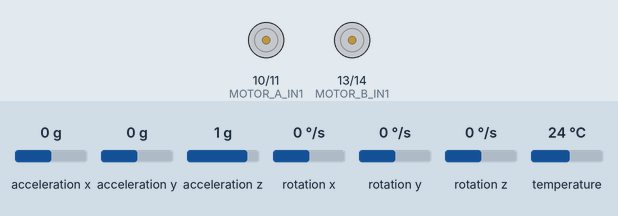
This program was run on a simulated ESP32. On the bench: motor-driver pin pairs drawn as motors (green arrow = first pin HIGH = forward, orange = second pin HIGH = backward, longer = more drive, scaled by the enable pin). The test bench sets the inputs (shaded band); at power-on: rotation y 0 °/s, acceleration x 0 g, acceleration z 1 g, acceleration y 0 g, rotation x 0 °/s, rotation z 0 °/s, temperature 24 °C. What the program prints to the serial monitor is not drawn.

Above: at 8.6 s.
8.7 s: rotation y set to -192 °/s
11.7 s: rotation y set to -100 °/s
13.4 s: acceleration x set to -1.4 g
At 14.6 s:
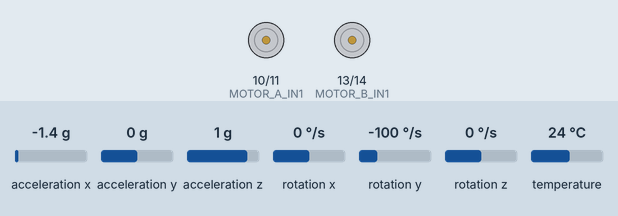
14.9 s: acceleration x set to 0 g
At 16.6 s:
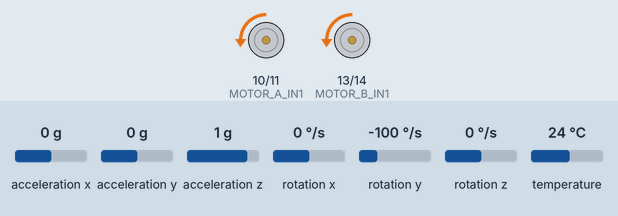
17.9 s: acceleration x set to -0.8 g
At 17.98 s:
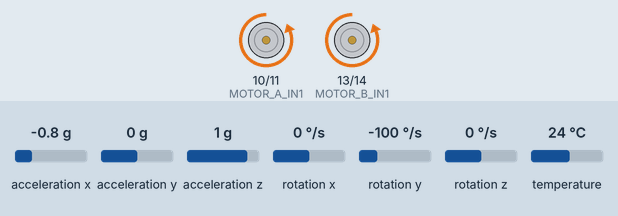
19.5 s: acceleration z set to 1.2 g
21.2 s: acceleration z set to 1.5 g
At 22.2 s:
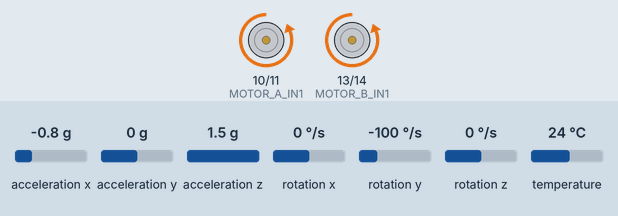
Timing chart, 0 to 23.8 s (numbered marks = the images above; inputs shaded):
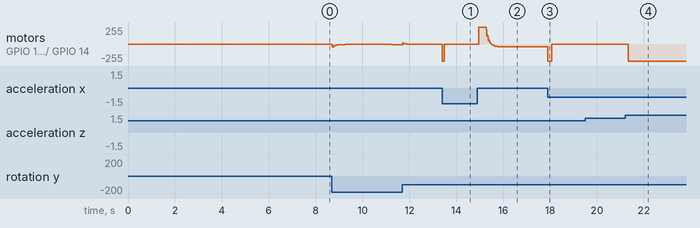

Measured:
- after the input at 13.4 s, motor on GPIO 10 (MOTOR_A_IN1) / GPIO 11 (MOTOR_A_IN2), motor on GPIO 13 (MOTOR_B_IN1) / GPIO 14 (MOTOR_B_IN2): backward 4/255 → backward 255/255 at once, → stopped 0.08 s later
- after the input at 17.9 s, motor on GPIO 10 (MOTOR_A_IN1) / GPIO 11 (MOTOR_A_IN2), motor on GPIO 13 (MOTOR_B_IN1) / GPIO 14 (MOTOR_B_IN2): backward 41/255 → backward 255/255 at once, → stopped 0.16 s later
- after the input at 19.5 s, every drawn part: stays the same
- after the input at 21.2 s, motor on GPIO 10 (MOTOR_A_IN1) / GPIO 11 (MOTOR_A_IN2), motor on GPIO 13 (MOTOR_B_IN1) / GPIO 14 (MOTOR_B_IN2): stopped → backward 255/255 after 0.14 s

The program:

main.cpp
```cpp
#include <Arduino.h>
#include <Wire.h>
#include <Adafruit_MPU6050.h>
#include <Adafruit_Sensor.h>
#include <PID_v1.h>

//================================================================
// 1. DEFINIÇÃO DE PINOS (Hardware)
//================================================================

// --- Pinos do Sensor IMU (MPU6050) ---
// **ALTERADO:** Pinos I2C padrão da ESP32 DevKit clássica
#define I2C_SDA_PIN 21
#define I2C_SCL_PIN 22

// --- Pinos da Ponte H (Ex: L298N ou TB6612FNG) ---
// Motores N20 750RPM
// Estes pinos (10-15) geralmente são seguros na DevKit.
// Cuidado: O GPIO 12 é um pino de boot. Geralmente funciona
// como saída PWM após o boot, mas se tiver problemas, troque-o.

// Motor A (Direito)
#define MOTOR_A_IN1 10 // Pino IN1 da Ponte H
#define MOTOR_A_IN2 11 // Pino IN2 da Ponte H
#define MOTOR_A_PWM 12 // Pino ENA (PWM para velocidade) da Ponte H

// Motor B (Esquerdo)
#define MOTOR_B_IN1 13 // Pino IN3 da Ponte H
#define MOTOR_B_IN2 14 // Pino IN4 da Ponte H
#define MOTOR_B_PWM 15 // Pino ENB (PWM para velocidade) da Ponte H

// Configurações do PWM (ESP32 usa LEDC)
#define PWM_FREQUENCY 5000 // Frequência em Hz
#define PWM_RESOLUTION 8   // Resolução de 8 bits (0-255)
#define MOTOR_A_PWM_CHANNEL 0 // Canal LEDC 0
#define MOTOR_B_PWM_CHANNEL 1 // Canal LEDC 1

//================================================================
// 2. VARIÁVEIS GLOBAIS
//================================================================

// --- Sensor IMU ---
Adafruit_MPU6050 mpu;
sensors_event_t a, g, temp;
float angle_pitch = 0.0;
float gyro_pitch_rate_offset = 0.0; // Offset do giroscópio

// --- Filtro Complementar ---
float angle_accel = 0.0;
unsigned long last_filter_time = 0;

// --- Controlador PID ---
// **AVISO: Estes valores (Kp, Ki, Kd) SÃO EXEMPLOS!**
// **Você DEVE sintonizar (fazer o "tuning") deles para o seu robô!**
double Kp = 20.0;  // Proporcional
double Ki = 0.5;   // Integral
double Kd = 15.0;  // Derivativo

double pid_setpoint = 0.0; // Setpoint (ponto de equilíbrio), 0 graus.
double pid_input = 0.0;    // Entrada (ângulo atual do robô)
double pid_output = 0.0;   // Saída (esforço de controle para os motores)

PID pid(&pid_input, &pid_output, &pid_setpoint, Kp, Ki, Kd, REVERSE);

//================================================================
// 3. FUNÇÃO DE CONTROLE DOS MOTORES
//================================================================

/**
 * @brief Controla os motores com base na saída do PID.
 * @param speed O valor de saída do PID (pode ser negativo ou positivo).
 */
void controlMotors(double speed) {
  // Limita a saída do PID para a faixa de PWM (0-255)
  int pwm_output = constrain(abs(speed), 0, 255);

  // Define a direção com base no sinal do 'speed'
  if (speed > 0) {
    // Mover para "frente" (para corrigir a queda)
    digitalWrite(MOTOR_A_IN1, HIGH);
    digitalWrite(MOTOR_A_IN2, LOW);
    digitalWrite(MOTOR_B_IN1, HIGH);
    digitalWrite(MOTOR_B_IN2, LOW);
  } else {
    // Mover para "trás" (para corrigir a queda)
    digitalWrite(MOTOR_A_IN1, LOW);
    digitalWrite(MOTOR_A_IN2, HIGH);
    digitalWrite(MOTOR_B_IN1, LOW);
    digitalWrite(MOTOR_B_IN2, HIGH);
  }

  // Aplica a velocidade (PWM) aos motores
  ledcWrite(MOTOR_A_PWM_CHANNEL, pwm_output);
  ledcWrite(MOTOR_B_PWM_CHANNEL, pwm_output);
}

//================================================================
// 4. FUNÇÃO DE CALIBRAÇÃO
//================================================================

/**
 * @brief Calibra o giroscópio ao ligar.
 * Fica parado por alguns segundos e calcula o "drift" (offset).
 */
void calibrateGyro() {
  Serial.println("Calibrando Giroscópio... Mantenha o robô parado!");
  delay(1000);
  float total_rate = 0.0;
  for (int i = 0; i < 2000; i++) {
    mpu.getEvent(&a, &g, &temp);
    total_rate += g.gyro.y; // Usamos o eixo Y para o pitch
    delay(1);
  }
  gyro_pitch_rate_offset = total_rate / 2000.0;
  Serial.print("Offset do Giroscópio (Eixo Y) calculado: ");
  Serial.println(gyro_pitch_rate_offset);
}

//================================================================
// 5. SETUP (Configuração Inicial)
//================================================================

void setup() {
  Serial.begin(115200);
  Serial.println("\nIniciando Robô de Auto-Equilíbrio...");

  // --- Inicializa I2C ---
  // Passamos os pinos personalizados para o Wire.begin()
  Wire.begin(I2C_SDA_PIN, I2C_SCL_PIN);

  // --- Inicializa MPU6050 ---
  if (!mpu.begin()) {
    Serial.println("Falha ao encontrar MPU6050. Verifique as conexões!");
    Serial.println("Verifique se SDA está no Pino 21 e SCL no Pino 22.");
    while (1)
      delay(10);
  }
  Serial.println("MPU6050 encontrado!");
  mpu.setAccelerometerRange(MPU6050_RANGE_8_G);
  mpu.setGyroRange(MPU6050_RANGE_500_DEG);
  mpu.setFilterBandwidth(MPU6050_BAND_21_HZ);

  // --- Calibra o Giroscópio ---
  calibrateGyro();

  // --- Inicializa Pinos dos Motores ---
  pinMode(MOTOR_A_IN1, OUTPUT);
  pinMode(MOTOR_A_IN2, OUTPUT);
  pinMode(MOTOR_A_PWM, OUTPUT);
  pinMode(MOTOR_B_IN1, OUTPUT);
  pinMode(MOTOR_B_IN2, OUTPUT);
  pinMode(MOTOR_B_PWM, OUTPUT);

  // --- Configura os canais PWM (LEDC) ---
  ledcSetup(MOTOR_A_PWM_CHANNEL, PWM_FREQUENCY, PWM_RESOLUTION);
  ledcAttachPin(MOTOR_A_PWM, MOTOR_A_PWM_CHANNEL);
  ledcSetup(MOTOR_B_PWM_CHANNEL, PWM_FREQUENCY, PWM_RESOLUTION);
  ledcAttachPin(MOTOR_B_PWM, MOTOR_B_PWM_CHANNEL);

  // --- Configura o PID ---
  pid.SetMode(AUTOMATIC);        // Liga o PID
  pid.SetOutputLimits(-255, 255); // Define a saída min/max
  pid.SetSampleTime(10);         // Define o tempo de amostragem (10ms)

  last_filter_time = micros();
  Serial.println("Setup completo. Iniciando loop principal.");
}

//================================================================
// 6. LOOP (Loop Principal)
//================================================================

void loop() {
  // --- Cálculo do Tempo (dt) ---
  unsigned long current_time = micros();
  float dt = (current_time - last_filter_time) / 1000000.0; // delta T em segundos
  last_filter_time = current_time;

  // --- Leitura do Sensor ---
  mpu.getEvent(&a, &g, &temp);

  // --- Cálculo do Ângulo (Filtro Complementar) ---

  // 1. Ângulo pelo Acelerômetro (confiável a longo prazo)
  angle_accel = atan2(a.acceleration.x, a.acceleration.z) * RAD_TO_DEG;

  // 2. Taxa de rotação pelo Giroscópio (confiável a curto prazo)
  float gyro_pitch_rate = g.gyro.y - gyro_pitch_rate_offset;

  // 3. Fusão com Filtro Complementar
  angle_pitch = 0.98 * (angle_pitch + gyro_pitch_rate * dt) + 0.02 * (angle_accel);

  // --- Cálculo do PID ---
  pid_input = angle_pitch; // A entrada do PID é o ângulo que calculamos
  pid.Compute();           // O PID calcula o 'pid_output'

  // --- Controle dos Motores ---
  // Se o robô estiver "caído" (ex: mais de 30 graus), desliga os motores
  if (abs(angle_pitch) > 30) {
    controlMotors(0); // Desliga os motores
  } else {
    controlMotors(pid_output); // Aplica a correção do PID
  }

  // --- Debug (Impressão no Serial) ---
  // Use isso para o "tuning" do PID!
  // Serial.print("Angle:");
  // Serial.print(angle_pitch);
  // Serial.print("\t Output:");
  // Serial.println(pid_output);
}
```
